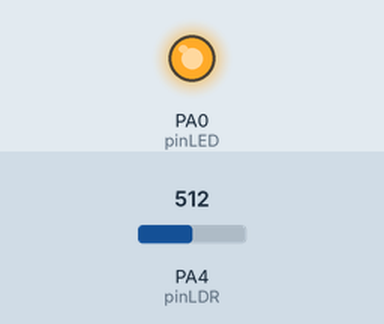
Recording of a sketch running on a simulated STM32 Blue Pill. Shown: output pins drawn as LEDs (lit = HIGH). Inputs (shaded band) come from the test bench; at power-on: PA4 (pinLDR) = 512. What the sketch prints to the serial monitor is not drawn.

Above: at 1.2 s.
1.3 s: PA4 (pinLDR) set to 122
At 2.5 s:
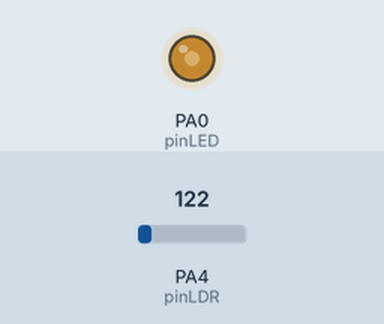
2.8 s: PA4 (pinLDR) set to 0
At 3.8 s:
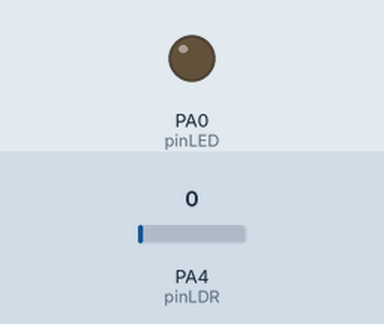
4.3 s: PA4 (pinLDR) set to 306
At 4.9 s:
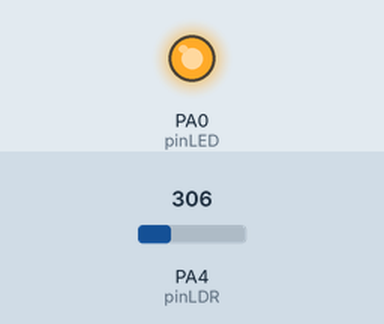
Timing chart, 0 to 7.3 s (numbered marks = the images above; inputs shaded):
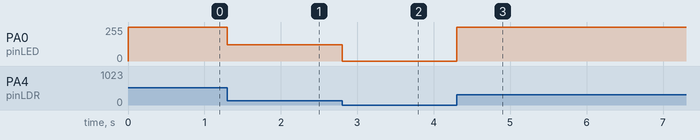

The sketch:

1_Sensor_LDR.ino
```cpp
int pinLDR      = PA4;
int pinLED      = PA0;
void setup() {

  Serial.begin(9600);
  pinMode(pinLDR,INPUT);
  pinMode(pinLED, OUTPUT);
}

void loop() {
  //Baca Data
  int bacaLDR=analogRead(pinLDR);
      //bacaLDR=map(bacaLDR,0,1024,0,255);

  // Print Serial
  Serial.print ("Nilai Print : ");
  Serial.print (bacaLDR);
  Serial.println(); //Untuk Enter

  //Logic
  analogWrite(pinLED,bacaLDR);
  }
```

Measured:
- after the input at 1.3 s, PA0 (pinLED): 255/255 → 122/255 at once
- after the input at 2.8 s, PA0 (pinLED): 122/255 → 0/255 at once
- after the input at 4.3 s, PA0 (pinLED): 0/255 → 255/255 at once
